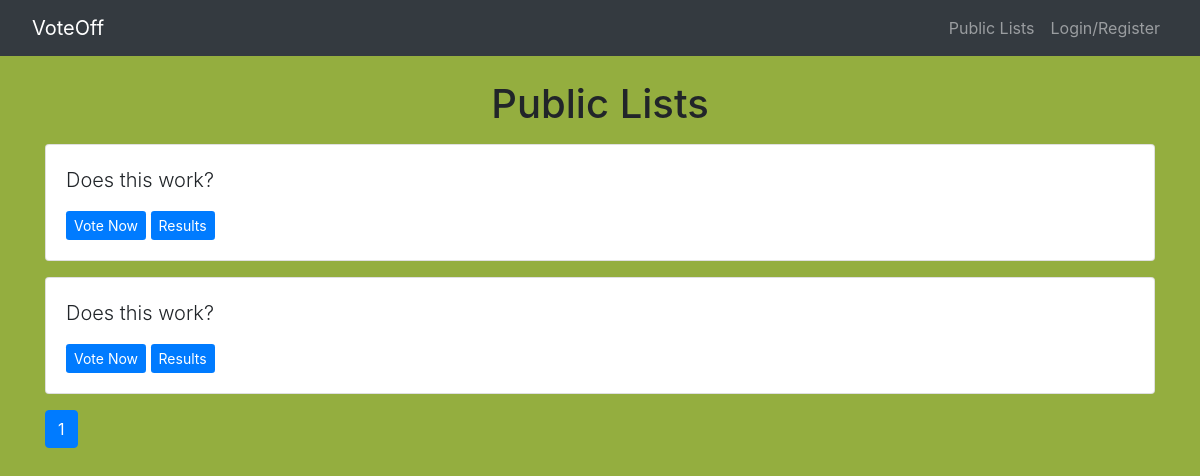
Before: /lists/ with the older database file.
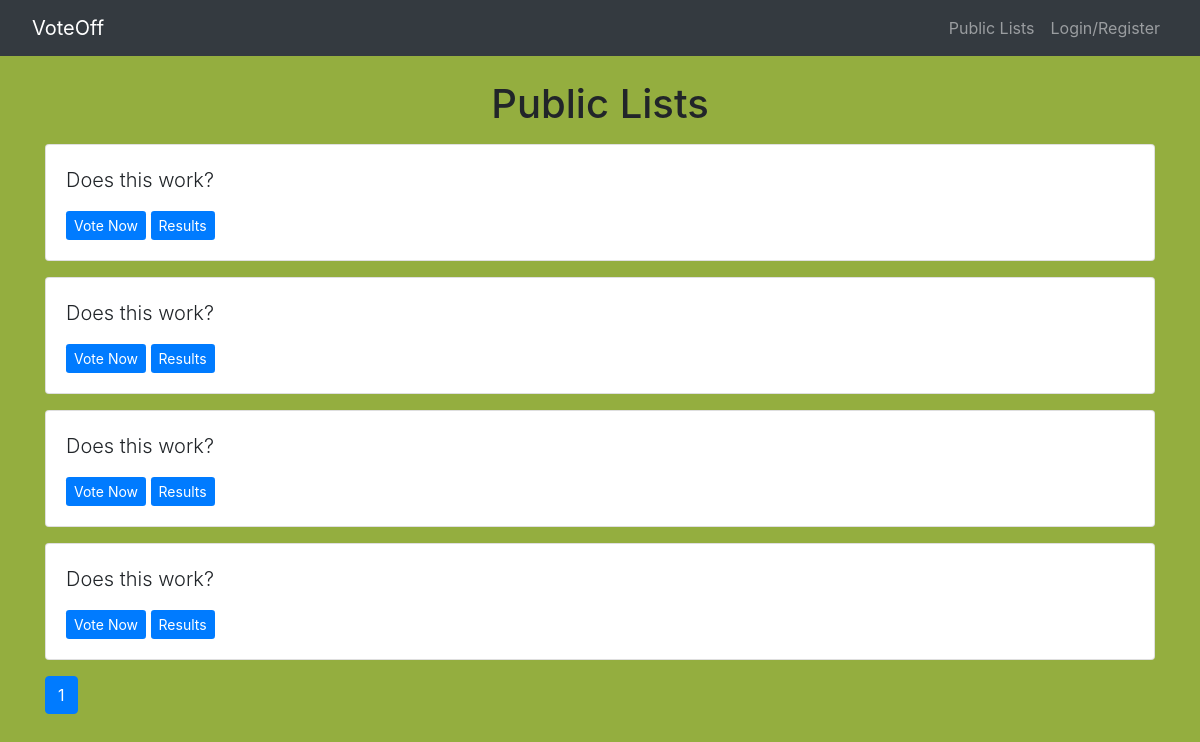
After: the same page with the newer database file.
### lists/models.py (models this page shows, shortened)
class Question(models.Model):
    question_text = models.CharField(max_length=200)
    pub_date = models.DateTimeField(auto_now_add=True)
    public = models.BooleanField(default=False)
    creator = models.ForeignKey(User, on_delete=models.CASCADE)

### lists/views.py (the view)
# urls.py: path('lists/', views.index, name='index'),
def index(request):
    user_questions = Question.objects.filter(public=True)
    latest_question_list = user_questions.all().order_by('-pub_date')
    paginator = Paginator(latest_question_list, 5)
    try:
        page = int(request.GET.get('page', '1'))
    except:
        page = 1
    try:
        questions = paginator.page(page)
    except:
        questions = paginator.page(paginator.num_pages)
    return render(request, 'lists/index.html', {'questions': questions})

### lists/templates/lists/index.html (shortened to what this page needs)
{% extends 'base.html' %}
{% load static %}
{% block extrahead %}
<link rel="stylesheet" type="text/css" href="{% static 'css/lists.css' %}">
{% endblock %}
{% block content %}
<h1 class="text-center mb-3">Public Lists</h1>
{% if questions %}
    {% for question in questions.object_list %}
        <div class="card mb-3">
            <div class="card-body">
                <p class="lead">{{ question.question_text }}</p>
                <a type="button" href="{% url 'lists:detail' question.id %}" class="btn-primary btn-sm">Vote Now</a>
                <a type="button" href="{% url 'lists:results' question.id %}" class="btn-primary btn-sm">Results</a>
            </div>
        </div>
    {% endfor %}
{% else %}
    <p>No lists available</p>
{% endif %}
<nav>
    <ul class="pagination">
    {% for pg in questions.paginator.page_range %}
        {% if questions.number == pg %}
            <li class="page-item active"><a class="page-link" href="?page={{ pg }}">{{ pg }}</a></li>
        {% else %}
            <li class="page-item"><a class="page-link" href="?page={{ pg }}">{{ pg }}</a></li>
        {% endif %}
    {% endfor %}
    </ul>
</nav>
{% endblock %}

Changed rows visible on the page:
added Question: question_text "Does this work?"
added Question: question_text "Does this work?"
